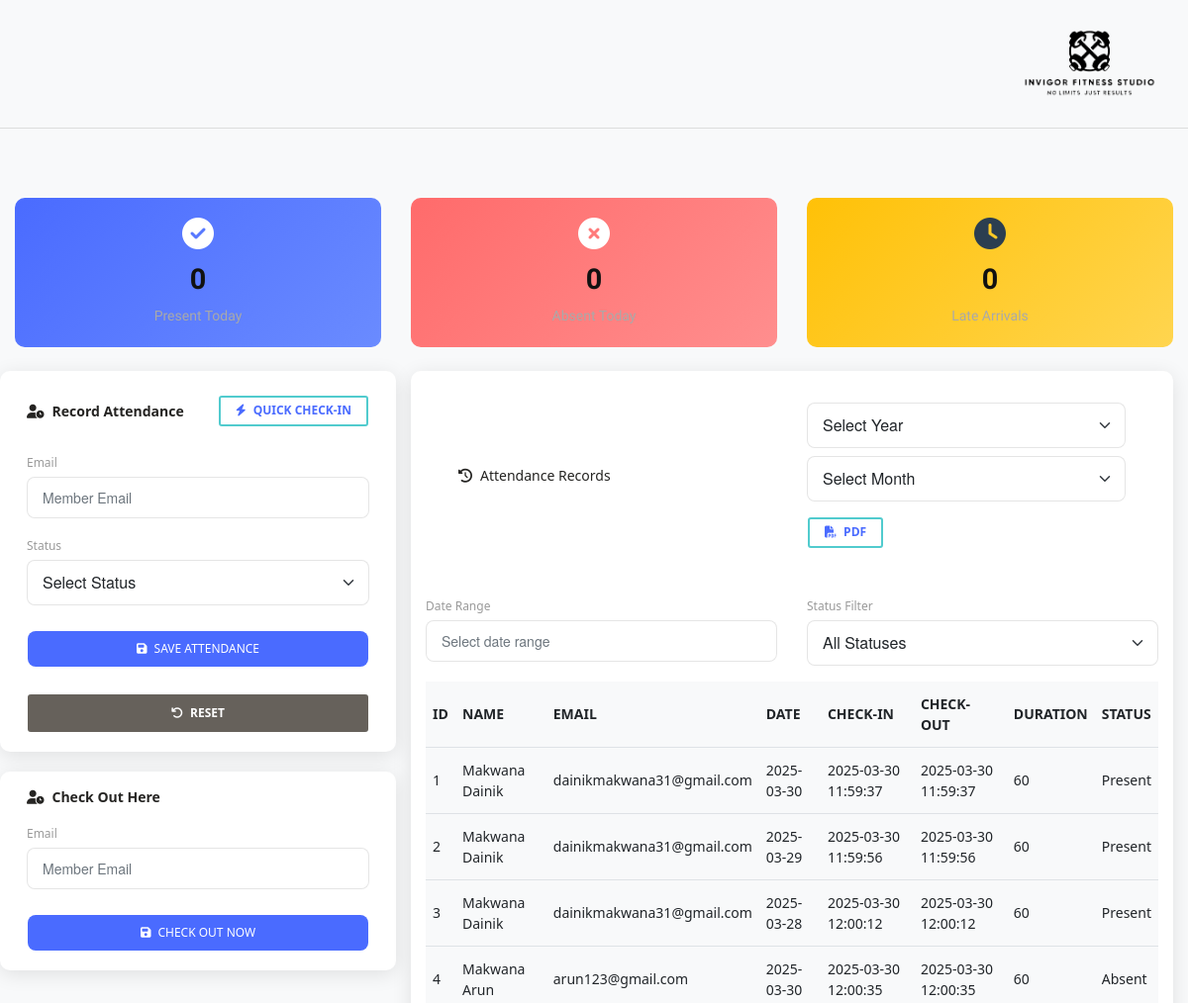
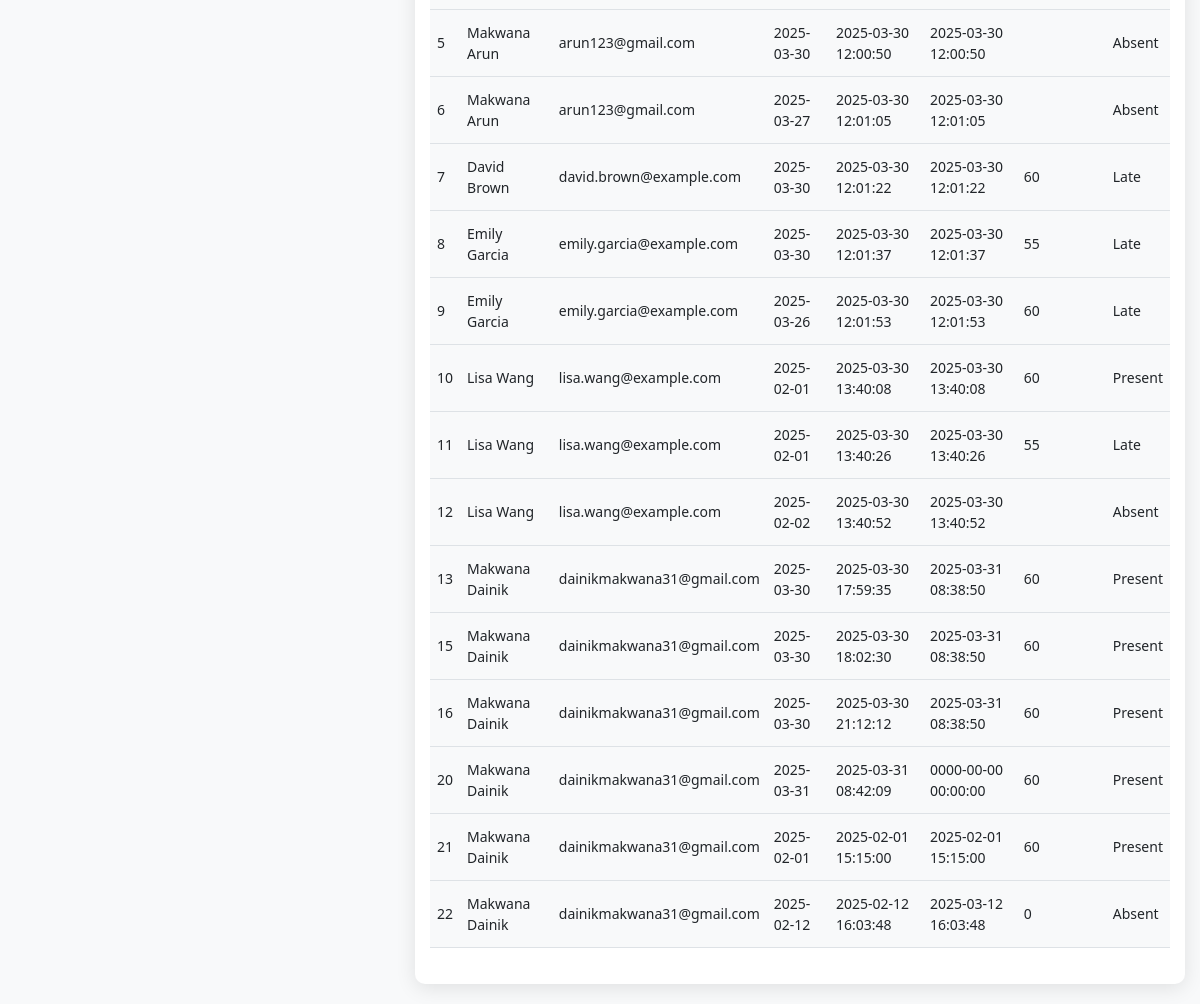
/admin_panel/attendance/attendance.php, run on an earlier commit of the app's database (2 pictures, top to bottom).
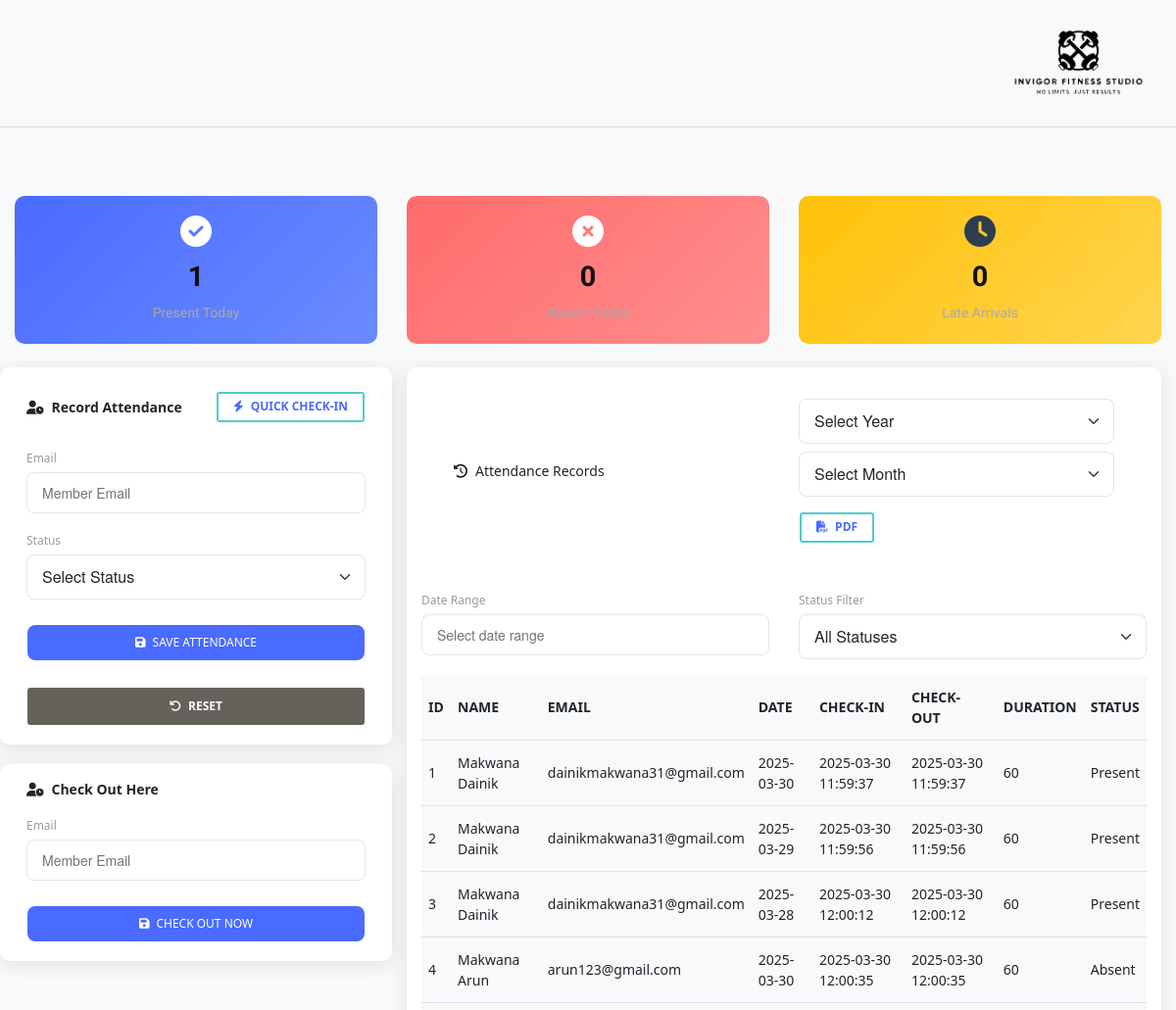
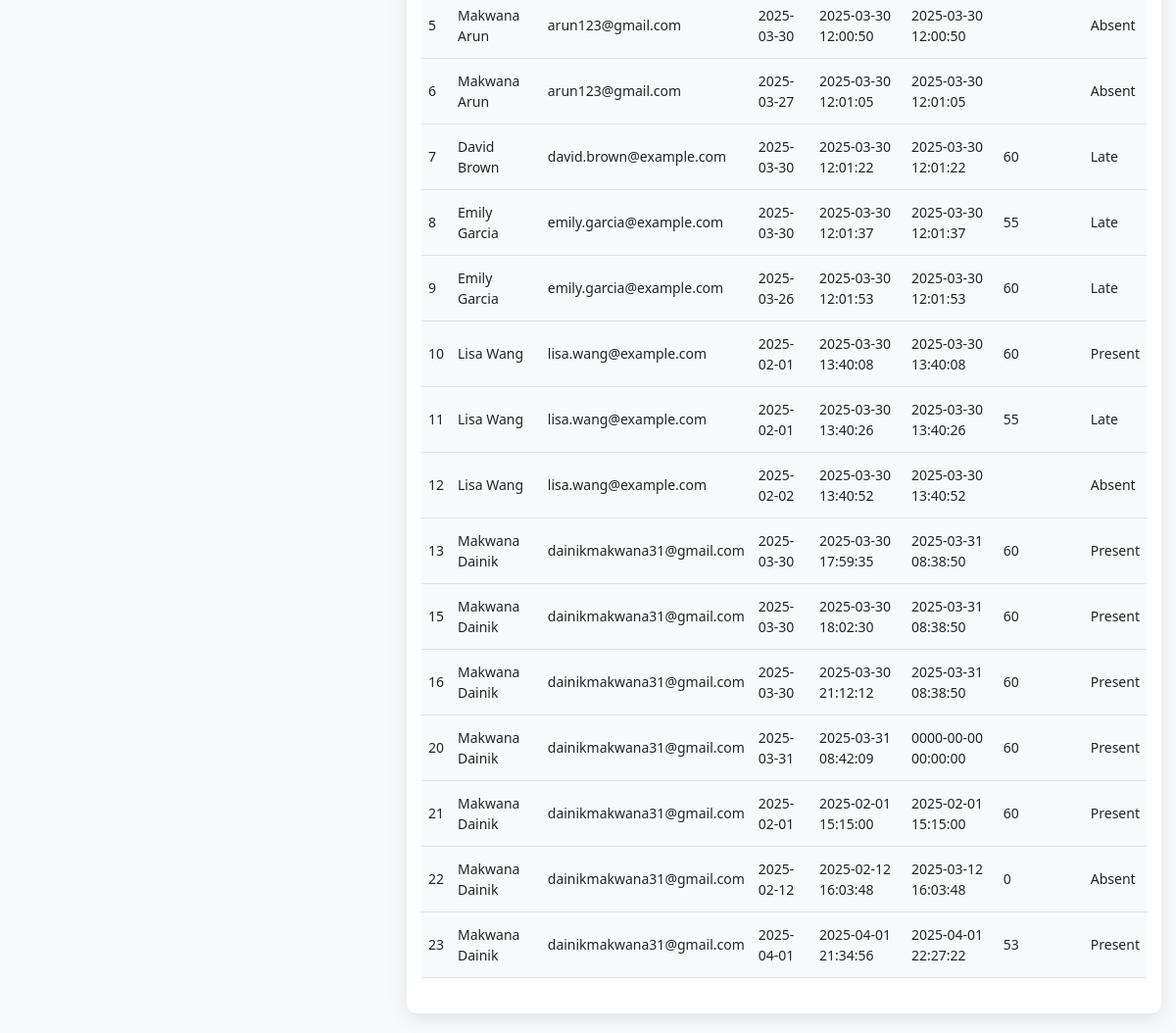
And on a later commit of the database (2 pictures, top to bottom).
### tables this page shows
CREATE TABLE `attendance` (
  `attendance_id` int(11) NOT NULL,
  `email` varchar(50) NOT NULL,
  `date` date NOT NULL DEFAULT current_timestamp(),
  `check_in_time` datetime NOT NULL DEFAULT current_timestamp(),
  `check_out_time` datetime NOT NULL,
  `session_duration` int(11) DEFAULT NULL,
  `attendance_status` enum('Present','Absent','Late','') NOT NULL
);

CREATE TABLE `member` (
  `img` varchar(200) NOT NULL,
  `FirstName` varchar(50) NOT NULL,
  `LastName` varchar(50) NOT NULL,
  `email` varchar(50) NOT NULL,
  `password` varchar(10) NOT NULL,
  `phone` bigint(10) NOT NULL,
  `gender` varchar(10) DEFAULT NULL,
  `dob` date DEFAULT NULL,
  `address` varchar(400) NOT NULL,
  `MembershipStatus` enum('Active','Expired','Suspended','') NOT NULL DEFAULT 'Active',
  `JoinDate` date DEFAULT NULL,
  `status` enum('Active','Block','','') NOT NULL DEFAULT 'Active'
);

### admin_panel/attendance/attendance.php (the view, shortened to what the changed rows need)
<!DOCTYPE html>
<html lang="en">
<head>
    <link rel="stylesheet" href="https://cdn.jsdelivr.net/npm/bootstrap@5.3.0/dist/css/bootstrap.min.css">
    <link rel="stylesheet" href="https://cdn.datatables.net/1.13.6/css/dataTables.bootstrap5.min.css">
    <link rel="stylesheet" href="https://cdn.jsdelivr.net/npm/flatpickr/dist/flatpickr.min.css">
    <?php include("C:/xampp/htdocs/php/IFS/admin_panel/links.php"); ?>
</head>
<body class="admin-dashboard" data-bs-theme="light">
    <main class="container-fluid attendance-container">
        <?php
        $sel = $conn->prepare("SELECT * FROM attendance JOIN member ON member.email=attendance.email");
        $sel->execute();
        $sel = $sel->fetchAll();
        $present = 0;
        $absent = 0;
        $late = 0;
        foreach ($sel as $r) {
            if (date('Y-m-d', strtotime($r["date"])) === date('Y-m-d', strtotime("today"))) {
                ($r["attendance_status"] == "Present") ? $present++ : (($r["attendance_status"] == "Absent") ? $absent++ : $late++);
            }
        }
        ?>
        <div class="row mb-4">
            <div class="col-md-4">
                <div class="stats-card" id="presentStats">
                    <i class="fas fa-check-circle"></i>
                    <h3 id="presentCount"><?php echo $present; ?></h3>
                    <p>Present Today</p>
                </div>
            </div>
        </div>
        <div class="row">
            <div class="col-lg-8">
                <div class="card">
                    <div class="card-body">
                        <div class="table-responsive">
                            <table id="attendanceTable" class="table table-hover w-100">
                                <thead>
                                    <tr>
                                        <th>ID</th>
                                        <th>Name</th>
                                        <th>Email</th>
                                        <th>Date</th>
                                        <th>Check-in</th>
                                        <th>Check-out</th>
                                        <th>Duration</th>
                                        <th>Status</th>
                                    </tr>
                                </thead>
                                <tbody>
                                    <?php foreach ($sel as $r) { ?>
                                        <tr class="<?php echo date("Y-m-d", strtotime($r["date"])); ?>" data-date="<?php echo date("Y-m-d", strtotime($r["date"])); ?>">
                                            <td><?php echo $r["attendance_id"]; ?></td>
                                            <td><?php echo $r["FirstName"] . " " . $r["LastName"]; ?></td>
                                            <td><?php echo $r["email"]; ?></td>
                                            <td><?php echo $r["date"]; ?></td>
                                            <td><?php echo $r["check_in_time"]; ?></td>
                                            <td><?php echo $r["check_out_time"]; ?></td>
                                            <td><?php echo $r["session_duration"]; ?></td>
                                            <td><?php echo $r["attendance_status"]; ?></td>
                                        </tr>
                                    <?php } ?>
                                </tbody>
                            </table>
                        </div>
                    </div>
                </div>
            </div>
        </div>
    </main>
</body>
</html>

What changed in the data, as far as the page shows it:
added attendance: attendance_id "23", email.FirstName "Makwana", email.LastName "Dainik", email.email "dainikmakwana31@gmail.com", date "2025-04-01", check_in_time "2025-04-01 21:34:56", check_out_time "2025-04-01 22:27:22", session_duration "53", attendance_status "Present"
Also different on the page:
$present: "0" → "1"
